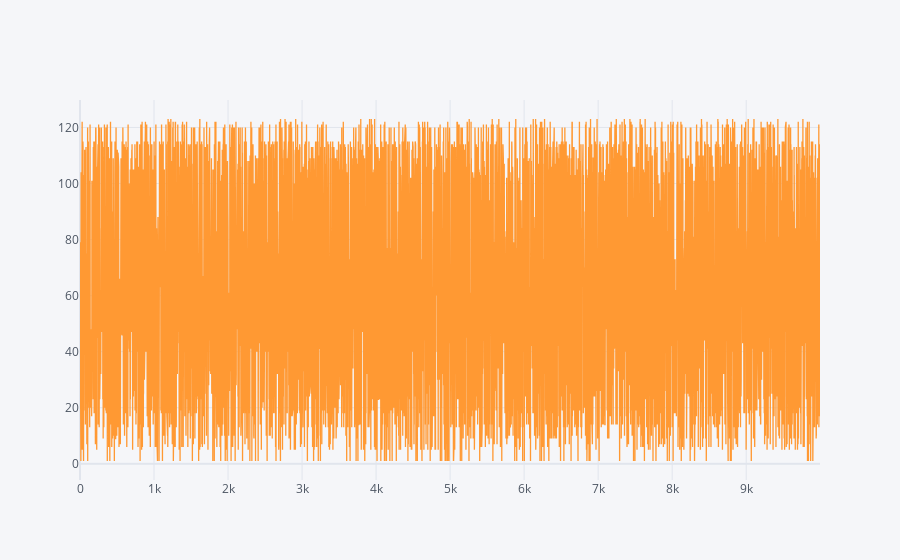

Notebook cell for this chart:
### Code cell
complaint_df["addr_pct_cd"].iplot()

### Figure 1 — Plotly figure (JSON) as saved in the notebook; plotly's stock layout.template omitted (floating-point values rounded to 4 significant figures; data arrays with more than 128 entries replaced by an {"elided": "..."} marker saying what was removed)
{"data": [{"line": {"color": "rgba(255, 153, 51, 1.0)", "dash": "solid", "shape": "linear", "width": 1.3}, "mode": "lines", "name": "addr_pct_cd", "text": "", "type": "scatter", "x": {"elided": "7434 int values"}, "y": {"elided": "7434 int values"}}], "layout": {"legend": {"bgcolor": "#F5F6F9", "font": {"color": "#4D5663"}}, "paper_bgcolor": "#F5F6F9", "plot_bgcolor": "#F5F6F9", "title": {"font": {"color": "#4D5663"}}, "xaxis": {"gridcolor": "#E1E5ED", "showgrid": true, "tickfont": {"color": "#4D5663"}, "title": {"font": {"color": "#4D5663"}, "text": ""}, "zerolinecolor": "#E1E5ED"}, "yaxis": {"gridcolor": "#E1E5ED", "showgrid": true, "tickfont": {"color": "#4D5663"}, "title": {"font": {"color": "#4D5663"}, "text": ""}, "zerolinecolor": "#E1E5ED"}}}
